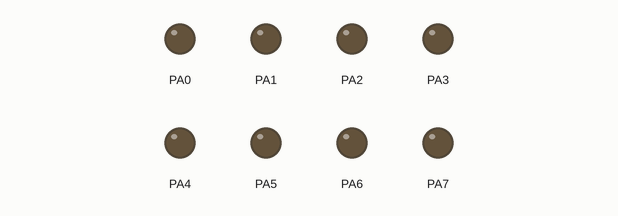
Simulated run of this program. Board: ATmega128, built with avr-gcc and emulated at 8 MHz. On the bench: output pins drawn as LEDs (lit = HIGH).

Above: at 0.05 s.
At 0.9 s:
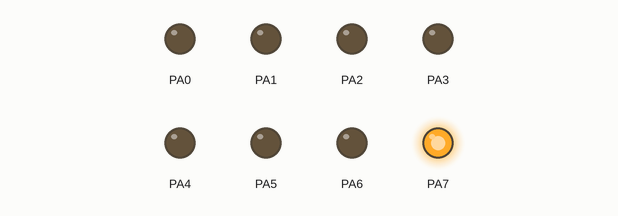
At 1.95 s:
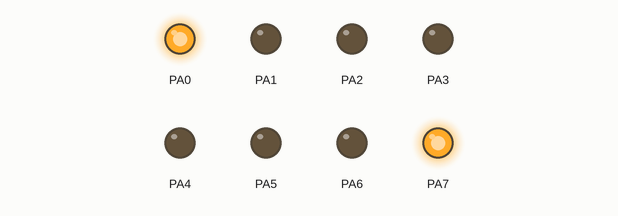
At 2.8 s:
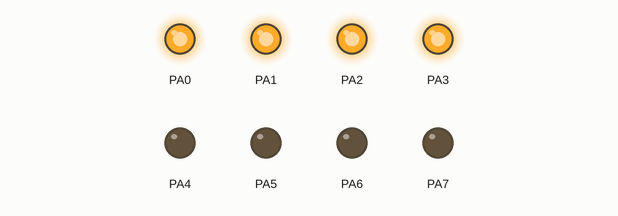
At 4.45 s:
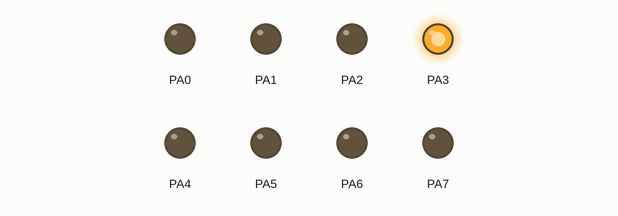
At 6.1 s:
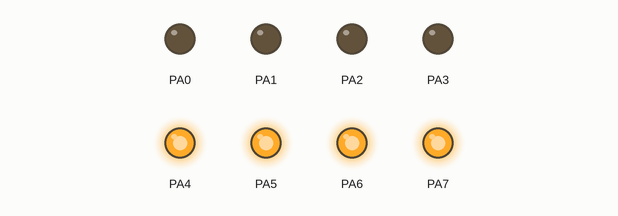
Timing chart, 0 to 7.1 s (numbered marks = the images above):
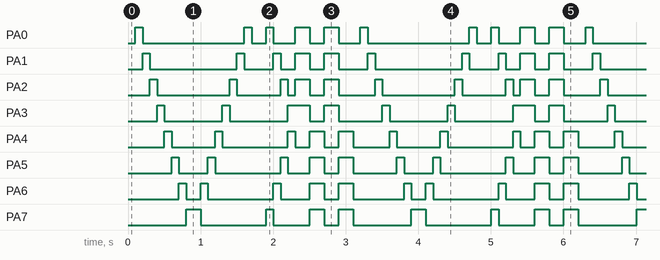

Measured:
- by itself, PA1: repeats every 3.1 s: LOW 1.2 s, HIGH 0.10 s, LOW 0.40 s, HIGH 0.10 s, 2 × (LOW 0.20 s, HIGH 0.20 s), LOW 0.40 s, HIGH 0.10 s
- by itself, PA3: repeats every 3.1 s: LOW 0.80 s, HIGH 0.10 s, LOW 0.80 s, HIGH 0.30 s, LOW 0.20 s, HIGH 0.20 s, LOW 0.60 s, HIGH 0.10 s
- by itself, PA4: repeats every 3.1 s: LOW 0.60 s, HIGH 0.10 s, LOW 0.90 s, HIGH 0.10 s, 2 × (LOW 0.20 s, HIGH 0.20 s), LOW 0.50 s, HIGH 0.10 s
- by itself, PA7: repeats every 3.1 s: LOW 0.90 s, HIGH 0.10 s, LOW 0.50 s, HIGH 0.20 s, LOW 0.20 s, HIGH 0.20 s, LOW 0.80 s, HIGH 0.20 s
- by itself, PA0: repeats every 3.1 s: LOW 1.4 s, HIGH 0.10 s, LOW 0.20 s, HIGH 0.10 s, LOW 0.30 s, HIGH 0.20 s, LOW 0.20 s, HIGH 0.20 s, LOW 0.30 s, HIGH 0.10 s
- by itself, PA2: repeats every 3.1 s: LOW 1.0 s, HIGH 0.10 s, LOW 0.60 s, HIGH 0.10 s, LOW 0.10 s, HIGH 0.20 s, LOW 0.20 s, HIGH 0.20 s, LOW 0.50 s, HIGH 0.10 s

The program:

main.c
```c
/*
 * Practicum 2.c
 *
 * Created: 2/6/2019 10:24:18 AM
 * Author : paulh, bou & Carlos
 */
#define F_CPU 8000000L

#include <avr/io.h>
#include <util/delay.h>
#include <avr/interrupt.h>

typedef struct {
	unsigned char data;
	unsigned int delay ;
} PATTERN_STRUCT;

void wait( int ms )
{
	for (int i=0; i<ms; i++)
	{
		_delay_ms( 1 );		// library function (max 30 ms at 8MHz)
	}
}

int main( void )
{
	PATTERN_STRUCT pattern[] = {
		{0x00, 100}, {0x01, 100}, {0x02, 100}, {0x04, 100}, {0x08, 100}, {0x10, 100}, {0x20, 100}, {0x40, 100}, {0x80, 100},
		{0x80, 100}, {0x40, 100}, {0x20, 100}, {0x10, 100}, {0x08, 100}, {0x04, 100}, {0x02, 100}, {0x01, 100}, {0x00, 100},
		{0x00, 100},
		{0x81, 100}, {0x42, 100}, {0x24, 100}, {0x18, 100}, {0x0F, 200}, {0xF0, 200}, {0x0F, 200}, {0xF0, 200},
		{0x00, 0}
	};

	DDRA = 0xFF;


	while (1)
	{

		for(int i = 0; i < (sizeof(pattern)/sizeof(pattern[0])); i++) {
			PORTA = pattern[i].data;

			wait(pattern[i].delay);
		}
	}

	return 1;
}
```
